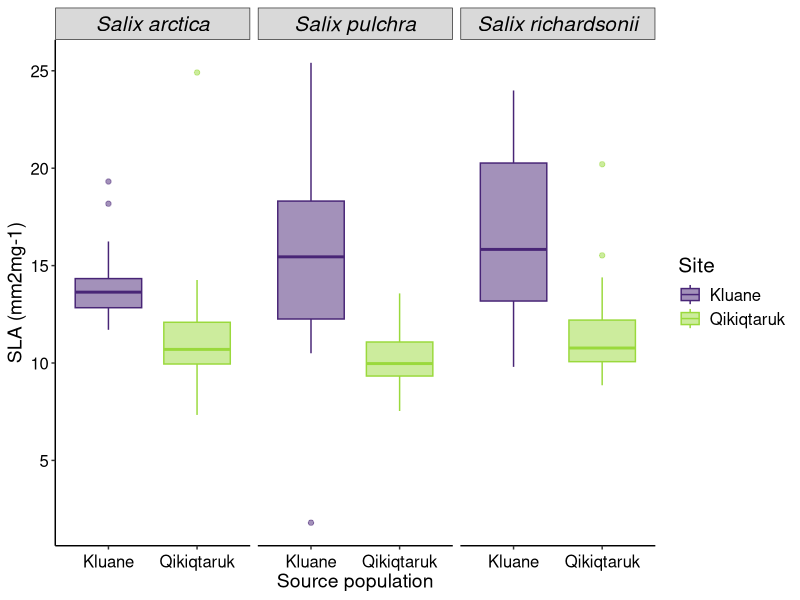
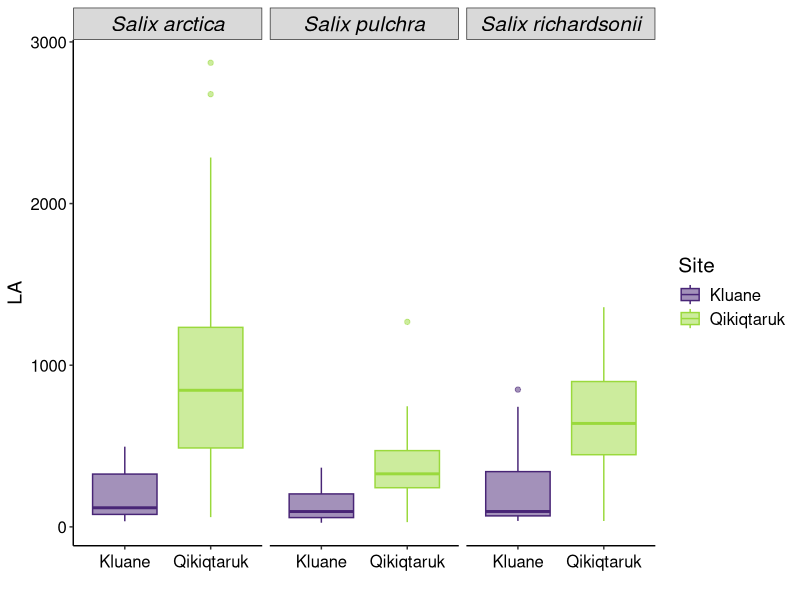
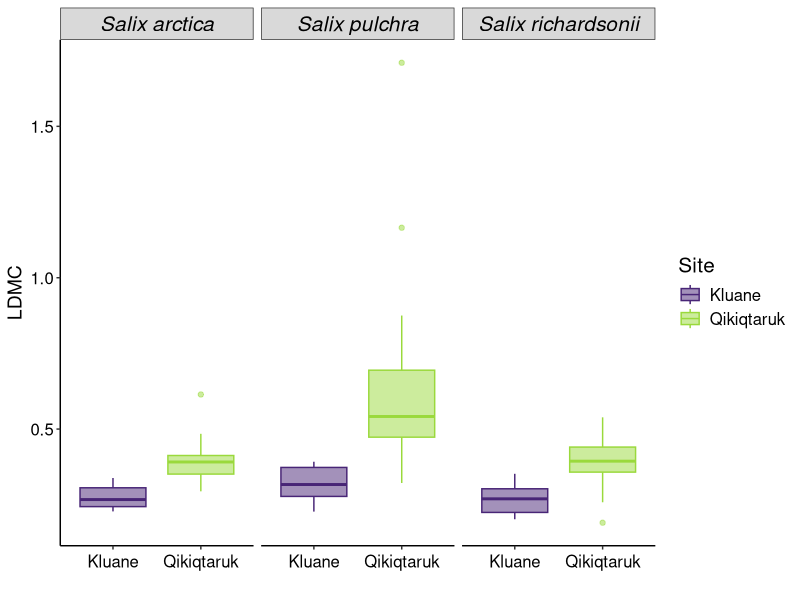
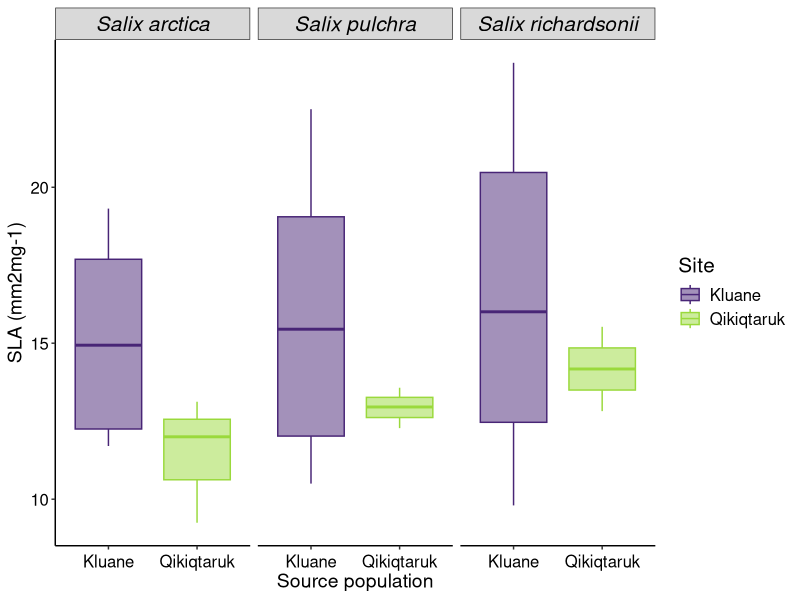
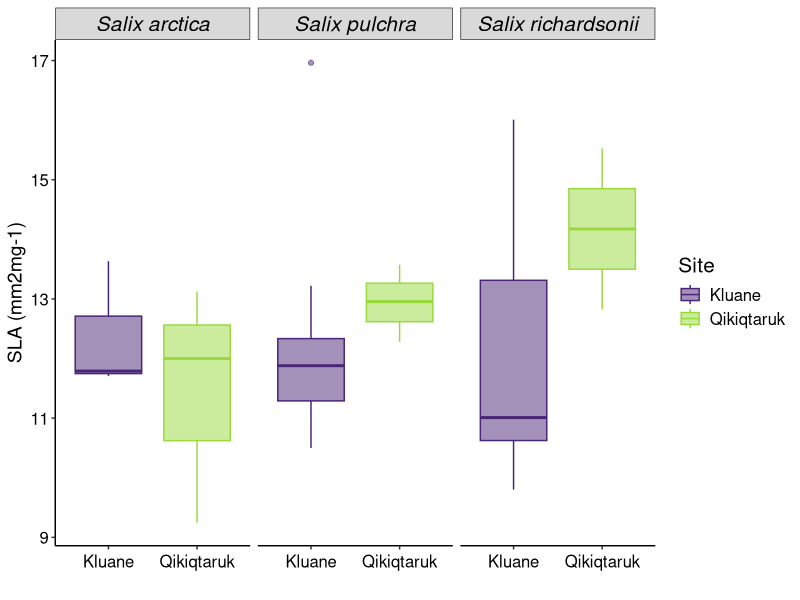
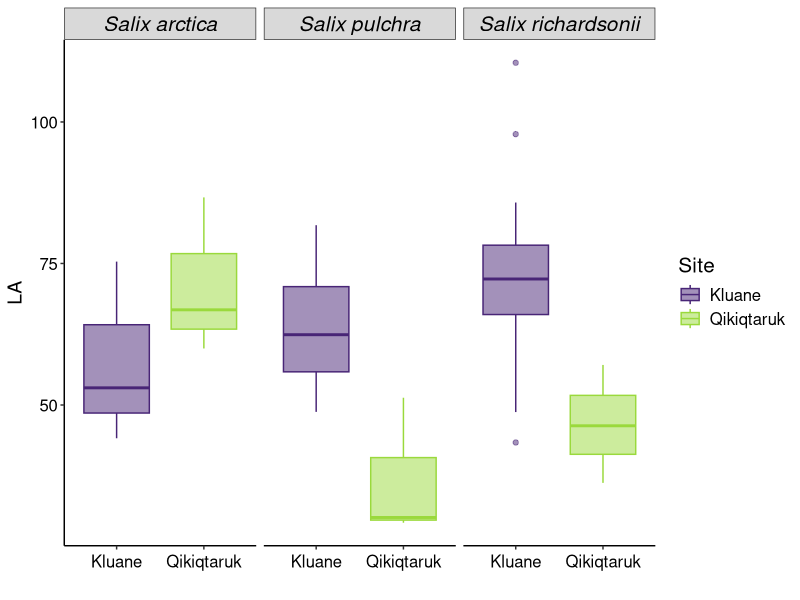

These figures' R source, in order: (Note: this script raises an error after producing the figures.)
#### Source populations
# Exploration of southern (Kluane) and northern (Qikiqtaruk) willow populations 
# Madelaine 28/11/22
# last updated: 

# libraries ---- 
library(ggplot2)
library(viridis)
library(lubridate)
library(dplyr)


# data ---- 
SLA_2022 <- read.csv("data/common_garden_data_2022/field_sla_2022.csv") # source pop data from 2021-22
source_traits_2017 <- read.csv("data/source_pops/Salix_field_trait_data.csv") # source population from 2013-2017

str(SLA_2022)
str(source_traits_2017) # why oh why are the dates so terrible 

# minor org on data frames 
# make separate columns for date  
SLA_2022$year <-  format(as.Date(SLA_2022$date_sampled, format="%Y-%m-%d"),"%Y")
SLA_2022$month <-  format(as.Date(SLA_2022$date_sampled, format="%Y-%m-%d"),"%m")
SLA_2022$DOY <-  yday(as.POSIXct(SLA_2022$date_sampled, format = "%Y-%m-%d"))

SLA_2022 <- SLA_2022 %>% 
  mutate(Site = recode(Site, "Kluane Plateau" = 'Kluane', "Qikiqtaruk" = 'Qikiqtaruk')) %>% 
  filter(month != "08")  %>%   #filter out august observations to avoid any senescence 
 mutate(total_leaf_dry_mass_mg = total_leaf_dry_mass_g*1000) %>% # convert leaf mass per area to mg instead of g 
  mutate(LDMC_g_g = LDMC/1000) %>% # covert LDMC from mg g-1 to g g-1
  dplyr::select(-c(X, LDMC, rehydrated_leaf_sample_remarks, total_leaf_dry_mass_g, sample_remarks, dried_leaf_sample_remarks))  

source_traits_2017 <- source_traits_2017 %>% 
  dplyr::select(-Treatment) # honestly date info in this sheet is such a nightmare, just focus on year
  
str(source_traits_2017)
str(SLA_2022)
SLA_2022$DOY <- as.character(SLA_2022$DOY) # converting to character to merge because source pop data is so messed up
SLA_2022$year <- as.integer(SLA_2022$DOY) # converting to same variable type for merging 

# merge! 
all_source_traits_2022 <- full_join(SLA_2022, source_traits_2017, by = c("Site" = "Site", 
                                                           "Species" = "Species", 
                                                           "DOY" = "DOY",
                                                           "year" = "Year_measured",
                                                           "LA" = "Leaf_area_mm2", 
                                                           "SLA" = "SLA_mm2_mg", 
                                                           "LDMC_g_g" = "LDMC_g_g", 
                                                           "total_leaf_dry_mass_mg" = "Leaf_dry_mass_mg", 
                                                           "leaf_fresh_mass_g" = "Leaf_fresh_mass_g", 
                                                           "site_id" = "Subsite_name"
                                                           )) 
# save data 
write.csv(all_source_traits_2022,'data/source_pops/all_source_area_traits.csv')

# all years plots ---- 
(sla_all_source <- ggplot(all_source_traits_2022) +
   geom_boxplot(aes(x = Site, y = SLA, colour = Site, fill = Site, group = Site), size = 0.5, alpha = 0.5) +
   facet_grid(cols = vars(Species)) +
   ylab("SLA (mm2mg-1)") +
   xlab("Source population") +
   scale_colour_viridis_d(begin = 0.1, end = 0.85) +
   scale_fill_viridis_d(begin = 0.1, end = 0.85) +
   theme_bw() +
   theme(panel.border = element_blank(),
         panel.grid.major = element_blank(),
         panel.grid.minor = element_blank(),
         strip.text = element_text(size = 15, color = "black", face = "italic"),
         legend.title = element_text(size=15), #change legend title font size
         legend.text = element_text(size=12),
         axis.line = element_line(colour = "black"),
         axis.title = element_text(size = 14),
         axis.text.x = element_text(vjust = 0.5, size = 12, colour = "black"),
         axis.text.y = element_text(size = 12, colour = "black")))

# Leaf area 
(la_source_all <- ggplot(all_source_traits_2022) +
    geom_boxplot(aes(x = Site, y = LA, colour = Site, fill = Site, group = Site), size = 0.5, alpha = 0.5) +
    facet_grid(cols = vars(Species)) +
    ylab("LA") +
    xlab("") +
    scale_colour_viridis_d(begin = 0.1, end = 0.85) +
    scale_fill_viridis_d(begin = 0.1, end = 0.85) +
    theme_bw() +
    theme(panel.border = element_blank(),
          panel.grid.major = element_blank(),
          panel.grid.minor = element_blank(),
          strip.text = element_text(size = 15, color = "black", face = "italic"),
          legend.title = element_text(size=15), #change legend title font size
          legend.text = element_text(size=12),
          axis.line = element_line(colour = "black"),
          axis.title = element_text(size = 14),
          axis.text.x = element_text(vjust = 0.5, size = 12, colour = "black"),
          axis.text.y = element_text(size = 12, colour = "black")))

(ldmc_source_all <- ggplot(all_source_traits_2022) +
    geom_boxplot(aes(x = Site, y = LDMC_g_g, colour = Site, fill = Site, group = Site), size = 0.5, alpha = 0.5) +
    facet_grid(cols = vars(Species)) +
    ylab("LDMC") +
    xlab("") +
    scale_colour_viridis_d(begin = 0.1, end = 0.85) +
    scale_fill_viridis_d(begin = 0.1, end = 0.85) +
    theme_bw() +
    theme(panel.border = element_blank(),
          panel.grid.major = element_blank(),
          panel.grid.minor = element_blank(),
          strip.text = element_text(size = 15, color = "black", face = "italic"),
          legend.title = element_text(size=15), #change legend title font size
          legend.text = element_text(size=12),
          axis.line = element_line(colour = "black"),
          axis.title = element_text(size = 14),
          axis.text.x = element_text(vjust = 0.5, size = 12, colour = "black"),
          axis.text.y = element_text(size = 12, colour = "black")))

# only 2022 plots ====
# quick plot of ALL source populations SLA 
# field data collected 2021 for Kluane and 2022 for QHI
 # but, to be fair this includes senescing leaves, too 
 # samples in Klaune were collected 4-5  times over season - should probably pick a July value
 # samples in QHI were collected in July or senescing in Aug. 
(sla_2022_source <- ggplot(SLA_2022) +
    geom_boxplot(aes(x = Site, y = SLA, colour = Site, fill = Site, group = Site), size = 0.5, alpha = 0.5) +
    facet_grid(cols = vars(Species)) +
    ylab("SLA (mm2mg-1)") +
    xlab("Source population") +
    scale_colour_viridis_d(begin = 0.1, end = 0.85) +
    scale_fill_viridis_d(begin = 0.1, end = 0.85) +
    theme_bw() +
    theme(panel.border = element_blank(),
          panel.grid.major = element_blank(),
          panel.grid.minor = element_blank(),
          strip.text = element_text(size = 15, color = "black", face = "italic"),
          legend.title = element_text(size=15), #change legend title font size
          legend.text = element_text(size=12),
          axis.line = element_line(colour = "black"),
          axis.title = element_text(size = 14),
          axis.text.x = element_text(vjust = 0.5, size = 12, colour = "black"),
          axis.text.y = element_text(size = 12, colour = "black")))

# okay filter out to only include July values 
# need to still merge with old field data 

july_sla <- SLA_2022 %>% 
  filter(date_sampled %in% c("2022-07-26", "2022-07-25", "2021-07-06", "2021-07-19"))

(sla_source_july <- ggplot(july_sla) +
    geom_boxplot(aes(x = Site, y = SLA, colour = Site, fill = Site, group = Site), size = 0.5, alpha = 0.5) +
    facet_grid(cols = vars(Species)) +
    ylab("SLA (mm2mg-1)") +
    xlab("") +
    scale_colour_viridis_d(begin = 0.1, end = 0.85) +
    scale_fill_viridis_d(begin = 0.1, end = 0.85) +
    theme_bw() +
    theme(panel.border = element_blank(),
          panel.grid.major = element_blank(),
          panel.grid.minor = element_blank(),
          strip.text = element_text(size = 15, color = "black", face = "italic"),
          legend.title = element_text(size=15), #change legend title font size
          legend.text = element_text(size=12),
          axis.line = element_line(colour = "black"),
          axis.title = element_text(size = 14),
          axis.text.x = element_text(vjust = 0.5, size = 12, colour = "black"),
          axis.text.y = element_text(size = 12, colour = "black")))


# Leaf area 
(la_source_july <- ggplot(july_sla) +
    geom_boxplot(aes(x = Site, y = LA, colour = Site, fill = Site, group = Site), size = 0.5, alpha = 0.5) +
    facet_grid(cols = vars(Species)) +
    ylab("LA") +
    xlab("") +
    scale_colour_viridis_d(begin = 0.1, end = 0.85) +
    scale_fill_viridis_d(begin = 0.1, end = 0.85) +
    theme_bw() +
    theme(panel.border = element_blank(),
          panel.grid.major = element_blank(),
          panel.grid.minor = element_blank(),
          strip.text = element_text(size = 15, color = "black", face = "italic"),
          legend.title = element_text(size=15), #change legend title font size
          legend.text = element_text(size=12),
          axis.line = element_line(colour = "black"),
          axis.title = element_text(size = 14),
          axis.text.x = element_text(vjust = 0.5, size = 12, colour = "black"),
          axis.text.y = element_text(size = 12, colour = "black")))

# Leaf dry matter content 
(ldmc_source_july <- ggplot(july_sla) +
    geom_boxplot(aes(x = Site, y = LDMC, colour = Site, fill = Site, group = Site), size = 0.5, alpha = 0.5) +
    facet_grid(cols = vars(Species)) +
    ylab("LDMC") +
    xlab("") +
    scale_colour_viridis_d(begin = 0.1, end = 0.85) +
    scale_fill_viridis_d(begin = 0.1, end = 0.85) +
    theme_bw() +
    theme(panel.border = element_blank(),
          panel.grid.major = element_blank(),
          panel.grid.minor = element_blank(),
          strip.text = element_text(size = 15, color = "black", face = "italic"),
          legend.title = element_text(size=15), #change legend title font size
          legend.text = element_text(size=12),
          axis.line = element_line(colour = "black"),
          axis.title = element_text(size = 14),
          axis.text.x = element_text(vjust = 0.5, size = 12, colour = "black"),
          axis.text.y = element_text(size = 12, colour = "black")))
